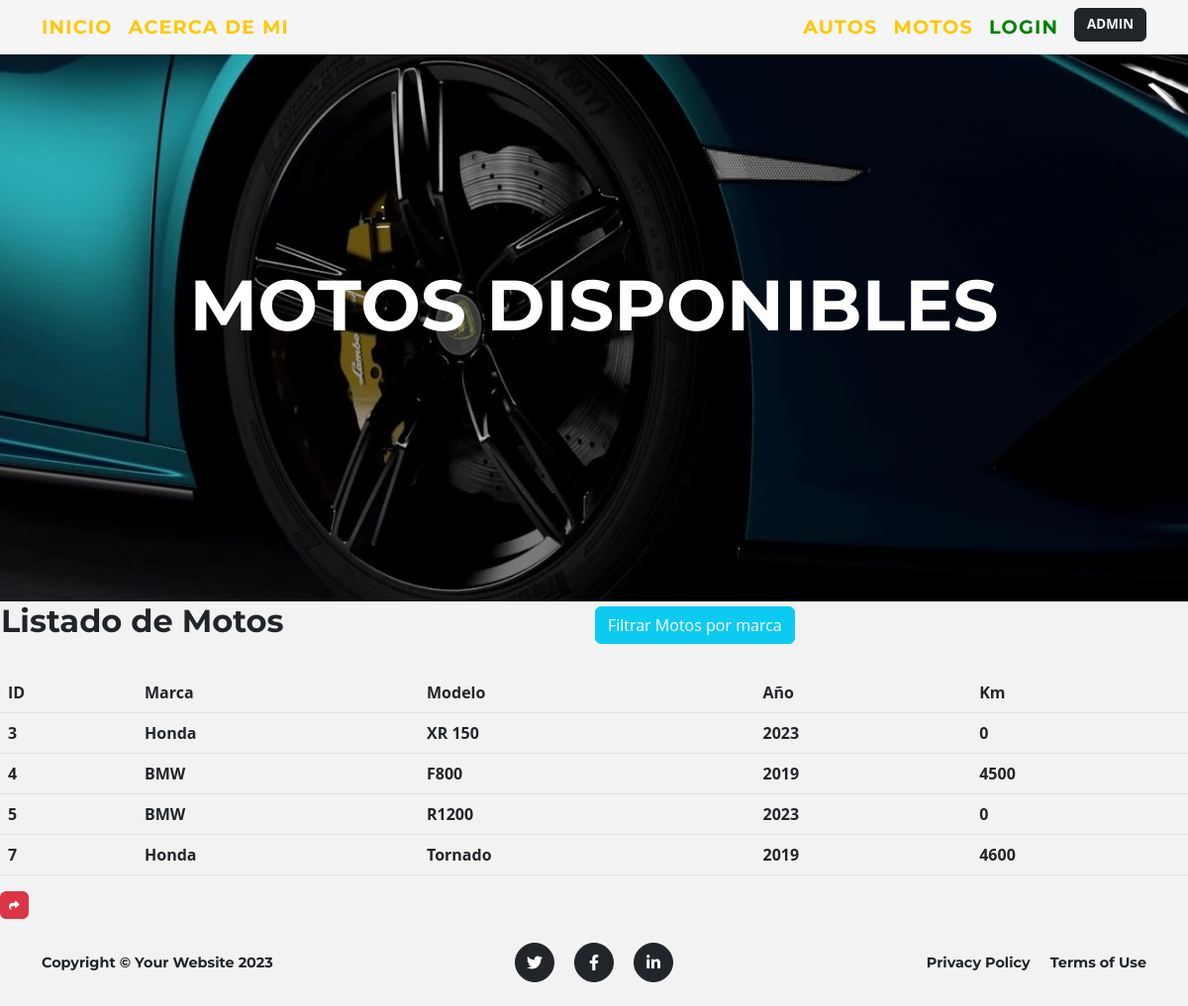
Screenshot of /aplicacion/motos with the database file from the repository.
### aplicacion/models.py (models this page shows, shortened)
class Moto(models.Model):
    marca = models.CharField(max_length=50)
    modelo = models.CharField(max_length=50)
    anio = models.IntegerField()
    kilometraje = models.IntegerField(default=0)

### aplicacion/views.py (the view)
# urls.py: path('motos', motos, name="motos"),
def motos(request):
    ctx = {"motos": Moto.objects.all()}
    return render(request, 'aplicacion/motos.html', ctx)

### aplicacion/templates/aplicacion/motos.html (shortened to what this page needs)
{% extends 'aplicacion/base.html' %}
{% load static %}
{% block cabecera %}
    <div class="container">
        <div class="masthead-heading text-uppercase">Motos Disponibles</div>
    </div>
{% endblock cabecera %}
{% block contenido %}
<table>
    <tr>
        <td width="600"><h2>Listado de Motos</h2></td>
        <td>
            <a class="btn btn-info" href="{% url 'buscar_motos' %}">Filtrar Motos por marca</a>
        </td>
    </tr>
</table>
<br>
<table class="table">
    <thead>
        <tr>
            <th>ID</th>
            <th>Marca</th>
            <th>Modelo</th>
            <th>Año</th>
            <th>Km</th>
        </tr>
    </thead>
    <tbody>
        {% for moto in motos %}
        <tr>
            <td>{{moto.id}}</td>
            <td>{{moto.marca}}</td>
            <td>{{moto.modelo}}</td>
            <td>{{moto.anio}}</td>
            <td>{{moto.kilometraje}}</td>
        </tr>
        {% endfor %}
    </tbody>
</table>
<a
href="{% url 'inicio' %}"
class="btn btn-danger"
style="--bs-btn-padding-y: .25rem; --bs-btn-padding-x: .5rem; --bs-btn-font-size: .75rem;"
><i class="fa fa-share fa-sm" title="Volver">Volver</i>
</a>
{% endblock contenido %}

### rows the page displays
Moto: id "3", marca "Honda", modelo "XR 150", anio "2023", kilometraje "0"
Moto: id "4", marca "BMW", modelo "F800", anio "2019", kilometraje "4500"
Moto: id "5", marca "BMW", modelo "R1200", anio "2023", kilometraje "0"
Moto: id "7", marca "Honda", modelo "Tornado", anio "2019", kilometraje "4600"
